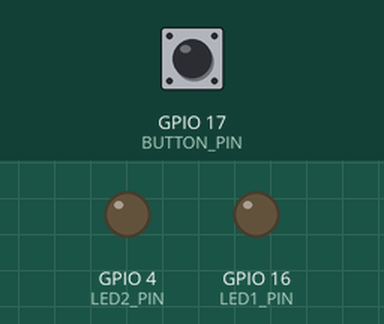
A sketch run on a simulated ESP32. Shown: output pins drawn as LEDs (lit = HIGH). Inputs (shaded band) come from the test bench; at power-on: GPIO 17 (BUTTON_PIN) HIGH. WiFi joins after 1.5 s; servers stay silent unless stated; what the sketch prints to the serial monitor is not drawn.

Above: at 2.7 s.
2.8 s: GPIO 17 (BUTTON_PIN) pulled LOW for 0.15 s
At 2.87 s:
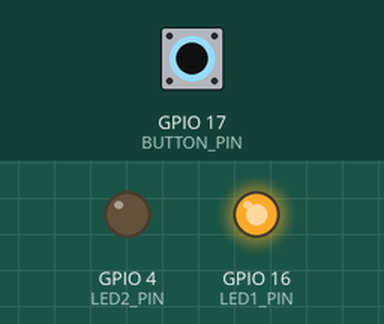
5.9 s: GPIO 17 (BUTTON_PIN) pulled LOW for 3.2 s
At 9.5 s:
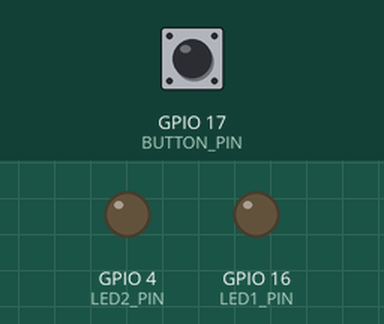
Timing chart, 0 to 11.0 s (numbered marks = the images above; inputs shaded):
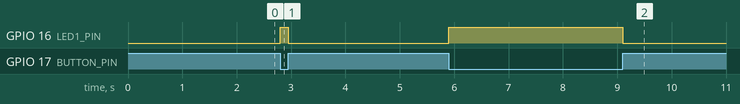

The sketch:

wifi_vibe_code_test.ino
```cpp
#include <WiFi.h>
#include <WebServer.h>
#include <WebSocketsServer.h>

// ─── forward declarations ──────────────────────────────────────────────
void handleButtonInterrupt();
void sendButtonData();
void webSocketEvent(uint8_t client, WStype_t type, uint8_t* payload, size_t len);
void handleRoot();
// ───────────────────────────────────────────────────────────────────────

#define BUTTON_PIN 17
#define LED1_PIN   16
#define LED2_PIN    4

const char* ssid     = "YOUR_WIFI_NAME";
const char* password = "YOUR_WIFI_PASSWORD";

WebServer        server(80);
WebSocketsServer webSocket(81);

// ─── state variables ───────────────────────────────────────────────────
volatile bool     buttonState       = HIGH;
volatile bool     lastButtonState   = HIGH;
volatile unsigned long debounceTime = 0;
volatile unsigned long buttonPressStart = 0;
volatile unsigned long buttonPressDuration = 0;

unsigned long totalPresses = 0;
unsigned long pressLimit   = 100;
bool          limitReached = false;

// LED‑2 / image flash control
bool           led2Flashing   = false;
bool           led2State      = false;
unsigned long  lastFlashTime  = 0;
// ───────────────────────────────────────────────────────────────────────

void IRAM_ATTR handleButtonInterrupt()
{
    unsigned long now = millis();
    if (now - debounceTime < 50) return;      // 50 ms debounce

    buttonState = digitalRead(BUTTON_PIN);

    if (buttonState == LOW && lastButtonState == HIGH && !limitReached) {
        buttonPressStart = now;
        digitalWrite(LED1_PIN, HIGH);          // LED‑1 ON immediately
    }
    else if (buttonState == HIGH && lastButtonState == LOW) {           // released
        buttonPressDuration = now - buttonPressStart;
        if (!limitReached) totalPresses++;

        if (totalPresses >= pressLimit) limitReached = true;

        digitalWrite(LED1_PIN, LOW);
        digitalWrite(LED2_PIN, LOW);
        led2Flashing = false;
        led2State    = false;
    }

    lastButtonState = buttonState;
    debounceTime    = now;
}

void setup()
{
    Serial.begin(115200);

    pinMode(BUTTON_PIN, INPUT_PULLUP);
    pinMode(LED1_PIN,  OUTPUT);
    pinMode(LED2_PIN,  OUTPUT);
    attachInterrupt(digitalPinToInterrupt(BUTTON_PIN), handleButtonInterrupt, CHANGE);

    WiFi.begin(ssid, password);
    Serial.print("Connecting");
    while (WiFi.status() != WL_CONNECTED) { Serial.print('.'); delay(500); }
    Serial.print("\nIP: "); Serial.println(WiFi.localIP());

    server.on("/", handleRoot);
    server.begin();

    webSocket.begin();
    webSocket.onEvent(webSocketEvent);
}

void loop()
{
    server.handleClient();
    webSocket.loop();

    unsigned long now = millis();

    // after 15 s of holding, start LED‑2 / image flashing
    if (buttonState == LOW && (now - buttonPressStart) >= 15000) {
        if (!led2Flashing) digitalWrite(LED1_PIN, LOW);  // ensure LED‑1 off once
        led2Flashing = true;
    }

    // manage LED‑2 blink (and image blink flag)
    if (led2Flashing && now - lastFlashTime >= 250) {
        lastFlashTime = now;
        led2State = !led2State;
        digitalWrite(LED2_PIN, led2State ? HIGH : LOW);
    }

    // push updates every 100 ms
    static unsigned long lastSend = 0;
    if (now - lastSend >= 100) {
        lastSend = now;
        sendButtonData();
    }
}

// ─── web page ──────────────────────────────────────────────────────────
void handleRoot()
{
    String page = R"rawliteral(
<!DOCTYPE html>
<html>
<head>
  <meta charset="utf-8">
  <title>ESP32 Button Tracker</title>
  <style>
    img { width:300px; margin-top:20px; }
  </style>
  <script>
    let ws;
    window.onload = () => {
      ws = new WebSocket(`ws://${location.hostname}:81/`);
      ws.onmessage = (e) => {
        const d = JSON.parse(e.data);
        document.getElementById('presses').textContent = d.presses;
        document.getElementById('hold').textContent    = d.hold + ' ms';
        document.getElementById('limit').textContent   = d.limit;
        document.getElementById('status').textContent  =
            d.limitReached ? 'Press limit reached!' : '';

        // image blink
        document.getElementById('pic').style.display = d.imageOn ? 'block' : 'none';
      };
    };
    function setLimit(v){ ws.send('limit:'+v); }
  </script>
</head>
<body>
  <h1>ESP32 Button Tracker</h1>
  <p><strong>Presses:</strong> <span id="presses">0</span></p>
  <p><strong>Hold:</strong> <span id="hold">0 ms</span></p>
  <p><strong>Press limit:</strong> <span id="limit">100</span></p>
  <input type="range" min="1" max="500" value="100"
         oninput="setLimit(this.value)">
  <p id="status" style="color:red;"></p>

  <img id="pic"
       src="https://encrypted-tbn0.gstatic.com/images?q=tbn:ANd9GcQhoZ7YbzCVDL9pL12fIwN2befbPFf5BXE6vQ&s"
       style="display:none">
</body>
</html>
)rawliteral";
    server.send(200, "text/html", page);
}

// ─── websocket helpers ─────────────────────────────────────────────────
void sendButtonData()
{
    unsigned long now   = millis();
    unsigned long hold  = (buttonState == LOW) ? now - buttonPressStart : buttonPressDuration;
    bool imageOn        = (led2Flashing ? led2State : false);

    String msg  = "{";
    msg += "\"presses\":"     + String(totalPresses) + ",";
    msg += "\"hold\":"        + String(hold)         + ",";
    msg += "\"limit\":"       + String(pressLimit)   + ",";
    msg += "\"limitReached\":" + String(limitReached ? 1 : 0) + ",";
    msg += "\"imageOn\":"     + String(imageOn ? 1 : 0);
    msg += "}";

    webSocket.broadcastTXT(msg);
}

void webSocketEvent(uint8_t n, WStype_t type, uint8_t* payload, size_t len)
{
    if (type == WStype_TEXT) {
        String msg = String((char*)payload);
        if (msg.startsWith("limit:")) {
            pressLimit   = msg.substring(6).toInt();
            limitReached = false;
            Serial.print("New limit: "); Serial.println(pressLimit);
        }
    }
}
```

Measured:
- after the input at 2.8 s, GPIO 16 (LED1_PIN): LOW → HIGH at once, → LOW 0.15 s later
- after the input at 5.9 s, GPIO 16 (LED1_PIN): LOW → HIGH at once, → LOW 3.2 s later
